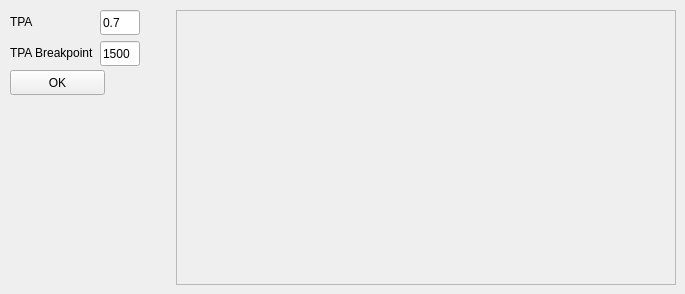
      <widget class="QWidget" name="tab_TPA">
       <attribute name="title">
        <string>TPA</string>
       </attribute>
       <widget class="QWidget" name="layoutWidget_8">
        <property name="geometry">
         <rect>
          <x>10</x>
          <y>10</y>
          <width>131</width>
          <height>58</height>
         </rect>
        </property>
        <layout class="QFormLayout" name="formLayout_3">
         <item row="0" column="0">
          <widget class="QLabel" name="label_TPA">
           <property name="font">
            <font>
             <family>Arial</family>
             <pointsize>9</pointsize>
            </font>
           </property>
           <property name="text">
            <string>TPA</string>
           </property>
          </widget>
         </item>
         <item row="0" column="1">
          <widget class="QLineEdit" name="lineEdit_TPA">
           <property name="minimumSize">
            <size>
             <width>40</width>
             <height>25</height>
            </size>
           </property>
           <property name="maximumSize">
            <size>
             <width>40</width>
             <height>25</height>
            </size>
           </property>
           <property name="font">
            <font>
             <family>Arial</family>
             <pointsize>9</pointsize>
            </font>
           </property>
           <property name="text">
            <string>0.7</string>
           </property>
          </widget>
         </item>
         <item row="1" column="0">
          <widget class="QLabel" name="label_TPA_Breakpoint">
           <property name="font">
            <font>
             <family>Arial</family>
             <pointsize>9</pointsize>
            </font>
           </property>
           <property name="text">
            <string>TPA Breakpoint</string>
           </property>
          </widget>
         </item>
         <item row="1" column="1">
          <widget class="QLineEdit" name="lineEdit_TPA_Breakpoint">
           <property name="minimumSize">
            <size>
             <width>40</width>
             <height>25</height>
            </size>
           </property>
           <property name="maximumSize">
            <size>
             <width>40</width>
             <height>25</height>
            </size>
           </property>
           <property name="font">
            <font>
             <family>Arial</family>
             <pointsize>9</pointsize>
            </font>
           </property>
           <property name="text">
            <string>1500</string>
           </property>
          </widget>
         </item>
        </layout>
       </widget>
       <widget class="QScrollArea" name="scrollArea_Charts_TPA">
        <property name="geometry">
         <rect>
          <x>176</x>
          <y>10</y>
          <width>500</width>
          <height>275</height>
         </rect>
        </property>
        <property name="styleSheet">
         <string notr="true">padding: 10px;</string>
        </property>
        <property name="widgetResizable">
         <bool>true</bool>
        </property>
        <widget class="QWidget" name="scrollAreaWidgetContents_5">
         <property name="geometry">
          <rect>
           <x>0</x>
           <y>0</y>
           <width>478</width>
           <height>253</height>
          </rect>
         </property>
        </widget>
       </widget>
       <widget class="QPushButton" name="btn_OK_TPA">
        <property name="geometry">
         <rect>
          <x>10</x>
          <y>70</y>
          <width>95</width>
          <height>25</height>
         </rect>
        </property>
        <property name="minimumSize">
         <size>
          <width>95</width>
          <height>25</height>
         </size>
        </property>
        <property name="maximumSize">
         <size>
          <width>95</width>
          <height>40</height>
         </size>
        </property>
        <property name="font">
         <font>
          <family>Arial</family>
          <pointsize>9</pointsize>
         </font>
        </property>
        <property name="text">
         <string>OK</string>
        </property>
       </widget>
      </widget>
